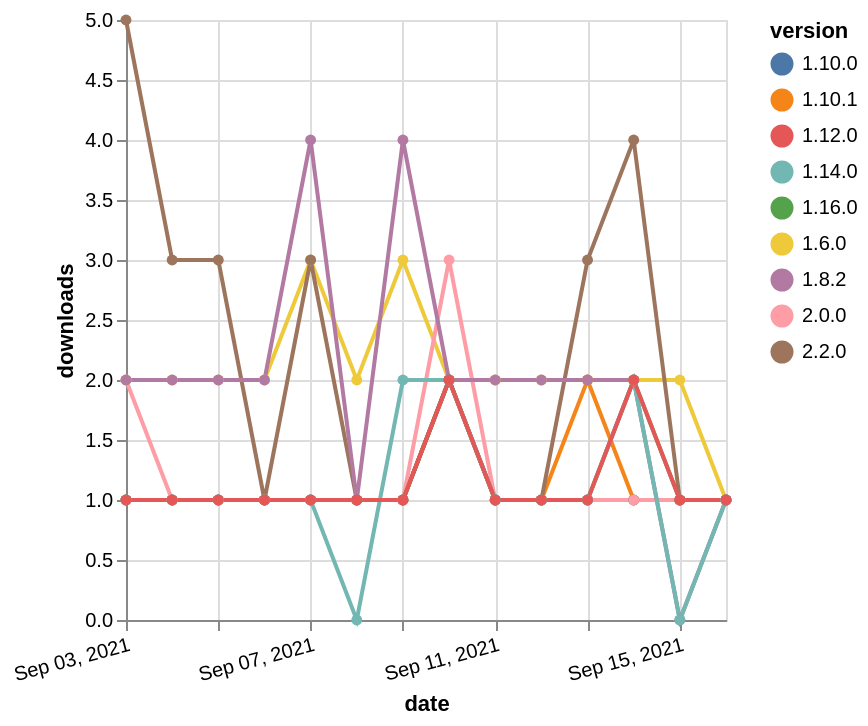

Vega-Lite specification stored for this chart:
### Vega-Lite specification from a JSON file in a GitHub repository (floating-point values rounded to 4 significant figures)
{"$schema": "https://vega.github.io/schema/vega-lite/v5.json", "description": "A simple bar chart with embedded data.", "data": {"values": [{"date": "2021-09-03", "total": 2850, "delta": 2, "version": "1.6.0"}, {"date": "2021-09-04", "total": 2852, "delta": 2, "version": "1.6.0"}, {"date": "2021-09-05", "total": 2854, "delta": 2, "version": "1.6.0"}, {"date": "2021-09-06", "total": 2856, "delta": 2, "version": "1.6.0"}, {"date": "2021-09-07", "total": 2859, "delta": 3, "version": "1.6.0"}, {"date": "2021-09-08", "total": 2861, "delta": 2, "version": "1.6.0"}, {"date": "2021-09-09", "total": 2864, "delta": 3, "version": "1.6.0"}, {"date": "2021-09-10", "total": 2866, "delta": 2, "version": "1.6.0"}, {"date": "2021-09-11", "total": 2868, "delta": 2, "version": "1.6.0"}, {"date": "2021-09-12", "total": 2870, "delta": 2, "version": "1.6.0"}, {"date": "2021-09-13", "total": 2872, "delta": 2, "version": "1.6.0"}, {"date": "2021-09-14", "total": 2874, "delta": 2, "version": "1.6.0"}, {"date": "2021-09-15", "total": 2876, "delta": 2, "version": "1.6.0"}, {"date": "2021-09-16", "total": 2877, "delta": 1, "version": "1.6.0"}, {"date": "2021-09-03", "total": 469, "delta": 1, "version": "1.10.1"}, {"date": "2021-09-04", "total": 470, "delta": 1, "version": "1.10.1"}, {"date": "2021-09-05", "total": 471, "delta": 1, "version": "1.10.1"}, {"date": "2021-09-06", "total": 472, "delta": 1, "version": "1.10.1"}, {"date": "2021-09-07", "total": 473, "delta": 1, "version": "1.10.1"}, {"date": "2021-09-08", "total": 474, "delta": 1, "version": "1.10.1"}, {"date": "2021-09-09", "total": 475, "delta": 1, "version": "1.10.1"}, {"date": "2021-09-10", "total": 477, "delta": 2, "version": "1.10.1"}, {"date": "2021-09-11", "total": 478, "delta": 1, "version": "1.10.1"}, {"date": "2021-09-12", "total": 479, "delta": 1, "version": "1.10.1"}, {"date": "2021-09-13", "total": 481, "delta": 2, "version": "1.10.1"}, {"date": "2021-09-14", "total": 482, "delta": 1, "version": "1.10.1"}, {"date": "2021-09-15", "total": 483, "delta": 1, "version": "1.10.1"}, {"date": "2021-09-16", "total": 484, "delta": 1, "version": "1.10.1"}, {"date": "2021-09-03", "total": 784, "delta": 1, "version": "1.10.0"}, {"date": "2021-09-04", "total": 785, "delta": 1, "version": "1.10.0"}, {"date": "2021-09-05", "total": 786, "delta": 1, "version": "1.10.0"}, {"date": "2021-09-06", "total": 787, "delta": 1, "version": "1.10.0"}, {"date": "2021-09-07", "total": 788, "delta": 1, "version": "1.10.0"}, {"date": "2021-09-08", "total": 789, "delta": 1, "version": "1.10.0"}, {"date": "2021-09-09", "total": 790, "delta": 1, "version": "1.10.0"}, {"date": "2021-09-10", "total": 792, "delta": 2, "version": "1.10.0"}, {"date": "2021-09-11", "total": 793, "delta": 1, "version": "1.10.0"}, {"date": "2021-09-12", "total": 794, "delta": 1, "version": "1.10.0"}, {"date": "2021-09-13", "total": 795, "delta": 1, "version": "1.10.0"}, {"date": "2021-09-14", "total": 796, "delta": 1, "version": "1.10.0"}, {"date": "2021-09-15", "total": 797, "delta": 1, "version": "1.10.0"}, {"date": "2021-09-16", "total": 798, "delta": 1, "version": "1.10.0"}, {"date": "2021-09-03", "total": 215, "delta": 1, "version": "1.16.0"}, {"date": "2021-09-04", "total": 216, "delta": 1, "version": "1.16.0"}, {"date": "2021-09-05", "total": 217, "delta": 1, "version": "1.16.0"}, {"date": "2021-09-06", "total": 218, "delta": 1, "version": "1.16.0"}, {"date": "2021-09-07", "total": 219, "delta": 1, "version": "1.16.0"}, {"date": "2021-09-08", "total": 220, "delta": 1, "version": "1.16.0"}, {"date": "2021-09-09", "total": 221, "delta": 1, "version": "1.16.0"}, {"date": "2021-09-10", "total": 223, "delta": 2, "version": "1.16.0"}, {"date": "2021-09-11", "total": 224, "delta": 1, "version": "1.16.0"}, {"date": "2021-09-12", "total": 225, "delta": 1, "version": "1.16.0"}, {"date": "2021-09-13", "total": 226, "delta": 1, "version": "1.16.0"}, {"date": "2021-09-14", "total": 228, "delta": 2, "version": "1.16.0"}, {"date": "2021-09-15", "total": 229, "delta": 1, "version": "1.16.0"}, {"date": "2021-09-16", "total": 230, "delta": 1, "version": "1.16.0"}, {"date": "2021-09-03", "total": 590, "delta": 2, "version": "2.0.0"}, {"date": "2021-09-04", "total": 591, "delta": 1, "version": "2.0.0"}, {"date": "2021-09-05", "total": 592, "delta": 1, "version": "2.0.0"}, {"date": "2021-09-06", "total": 593, "delta": 1, "version": "2.0.0"}, {"date": "2021-09-07", "total": 594, "delta": 1, "version": "2.0.0"}, {"date": "2021-09-08", "total": 595, "delta": 1, "version": "2.0.0"}, {"date": "2021-09-09", "total": 596, "delta": 1, "version": "2.0.0"}, {"date": "2021-09-10", "total": 599, "delta": 3, "version": "2.0.0"}, {"date": "2021-09-11", "total": 600, "delta": 1, "version": "2.0.0"}, {"date": "2021-09-12", "total": 601, "delta": 1, "version": "2.0.0"}, {"date": "2021-09-13", "total": 602, "delta": 1, "version": "2.0.0"}, {"date": "2021-09-14", "total": 603, "delta": 1, "version": "2.0.0"}, {"date": "2021-09-15", "total": 604, "delta": 1, "version": "2.0.0"}, {"date": "2021-09-16", "total": 605, "delta": 1, "version": "2.0.0"}, {"date": "2021-09-03", "total": 243, "delta": 5, "version": "2.2.0"}, {"date": "2021-09-04", "total": 246, "delta": 3, "version": "2.2.0"}, {"date": "2021-09-05", "total": 249, "delta": 3, "version": "2.2.0"}, {"date": "2021-09-06", "total": 250, "delta": 1, "version": "2.2.0"}, {"date": "2021-09-07", "total": 253, "delta": 3, "version": "2.2.0"}, {"date": "2021-09-08", "total": 254, "delta": 1, "version": "2.2.0"}, {"date": "2021-09-09", "total": 255, "delta": 1, "version": "2.2.0"}, {"date": "2021-09-10", "total": 257, "delta": 2, "version": "2.2.0"}, {"date": "2021-09-11", "total": 258, "delta": 1, "version": "2.2.0"}, {"date": "2021-09-12", "total": 259, "delta": 1, "version": "2.2.0"}, {"date": "2021-09-13", "total": 262, "delta": 3, "version": "2.2.0"}, {"date": "2021-09-14", "total": 266, "delta": 4, "version": "2.2.0"}, {"date": "2021-09-15", "total": 267, "delta": 1, "version": "2.2.0"}, {"date": "2021-09-16", "total": 268, "delta": 1, "version": "2.2.0"}, {"date": "2021-09-03", "total": 2694, "delta": 2, "version": "1.8.2"}, {"date": "2021-09-04", "total": 2696, "delta": 2, "version": "1.8.2"}, {"date": "2021-09-05", "total": 2698, "delta": 2, "version": "1.8.2"}, {"date": "2021-09-06", "total": 2700, "delta": 2, "version": "1.8.2"}, {"date": "2021-09-07", "total": 2704, "delta": 4, "version": "1.8.2"}, {"date": "2021-09-08", "total": 2705, "delta": 1, "version": "1.8.2"}, {"date": "2021-09-09", "total": 2709, "delta": 4, "version": "1.8.2"}, {"date": "2021-09-10", "total": 2711, "delta": 2, "version": "1.8.2"}, {"date": "2021-09-11", "total": 2713, "delta": 2, "version": "1.8.2"}, {"date": "2021-09-12", "total": 2715, "delta": 2, "version": "1.8.2"}, {"date": "2021-09-13", "total": 2717, "delta": 2, "version": "1.8.2"}, {"date": "2021-09-14", "total": 2719, "delta": 2, "version": "1.8.2"}, {"date": "2021-09-15", "total": 2719, "delta": 0, "version": "1.8.2"}, {"date": "2021-09-16", "total": 2720, "delta": 1, "version": "1.8.2"}, {"date": "2021-09-03", "total": 439, "delta": 1, "version": "1.14.0"}, {"date": "2021-09-04", "total": 440, "delta": 1, "version": "1.14.0"}, {"date": "2021-09-05", "total": 441, "delta": 1, "version": "1.14.0"}, {"date": "2021-09-06", "total": 442, "delta": 1, "version": "1.14.0"}, {"date": "2021-09-07", "total": 443, "delta": 1, "version": "1.14.0"}, {"date": "2021-09-08", "total": 443, "delta": 0, "version": "1.14.0"}, {"date": "2021-09-09", "total": 445, "delta": 2, "version": "1.14.0"}, {"date": "2021-09-10", "total": 447, "delta": 2, "version": "1.14.0"}, {"date": "2021-09-11", "total": 448, "delta": 1, "version": "1.14.0"}, {"date": "2021-09-12", "total": 449, "delta": 1, "version": "1.14.0"}, {"date": "2021-09-13", "total": 450, "delta": 1, "version": "1.14.0"}, {"date": "2021-09-14", "total": 452, "delta": 2, "version": "1.14.0"}, {"date": "2021-09-15", "total": 452, "delta": 0, "version": "1.14.0"}, {"date": "2021-09-16", "total": 453, "delta": 1, "version": "1.14.0"}, {"date": "2021-09-03", "total": 231, "delta": 1, "version": "1.12.0"}, {"date": "2021-09-04", "total": 232, "delta": 1, "version": "1.12.0"}, {"date": "2021-09-05", "total": 233, "delta": 1, "version": "1.12.0"}, {"date": "2021-09-06", "total": 234, "delta": 1, "version": "1.12.0"}, {"date": "2021-09-07", "total": 235, "delta": 1, "version": "1.12.0"}, {"date": "2021-09-08", "total": 236, "delta": 1, "version": "1.12.0"}, {"date": "2021-09-09", "total": 237, "delta": 1, "version": "1.12.0"}, {"date": "2021-09-10", "total": 239, "delta": 2, "version": "1.12.0"}, {"date": "2021-09-11", "total": 240, "delta": 1, "version": "1.12.0"}, {"date": "2021-09-12", "total": 241, "delta": 1, "version": "1.12.0"}, {"date": "2021-09-13", "total": 242, "delta": 1, "version": "1.12.0"}, {"date": "2021-09-14", "total": 244, "delta": 2, "version": "1.12.0"}, {"date": "2021-09-15", "total": 245, "delta": 1, "version": "1.12.0"}, {"date": "2021-09-16", "total": 246, "delta": 1, "version": "1.12.0"}]}, "width": "container", "mark": {"type": "line", "point": {"filled": true}}, "encoding": {"x": {"field": "date", "type": "temporal", "timeUnit": "yearmonthdate", "title": "date", "axis": {"labelAngle": -15}}, "y": {"field": "delta", "type": "quantitative", "title": "downloads"}, "color": {"field": "version", "type": "nominal"}, "tooltip": {"field": "delta"}}}
